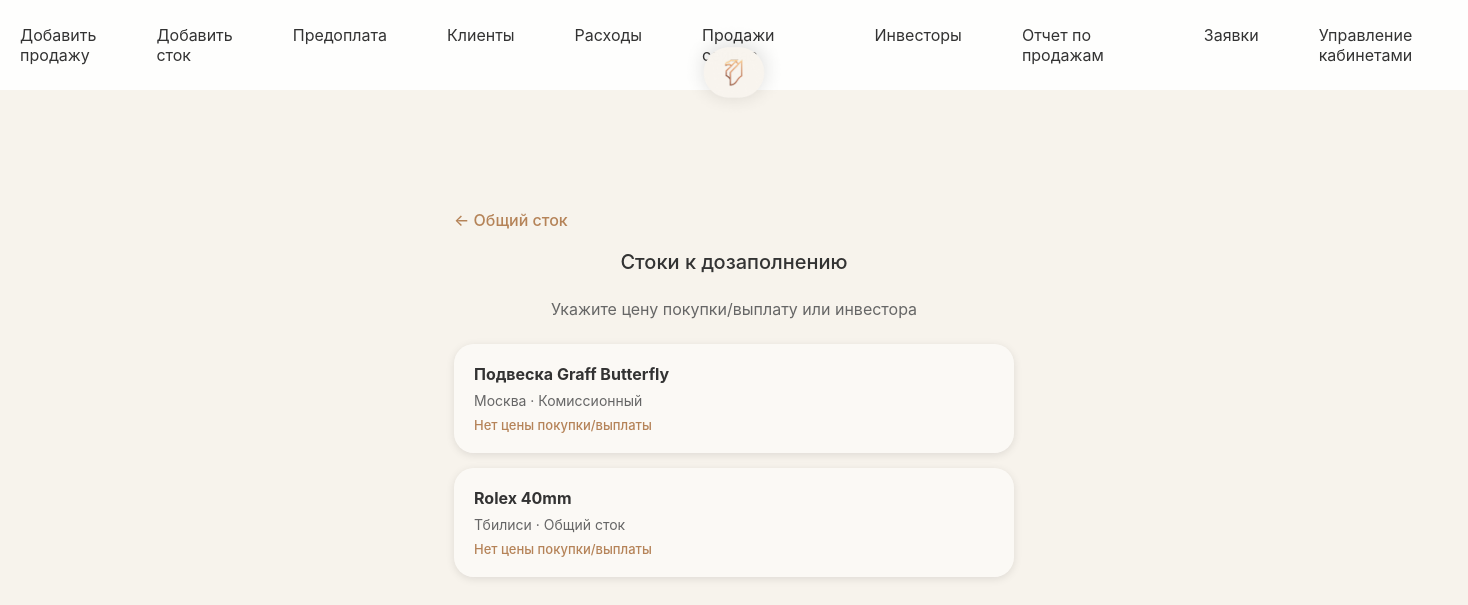
The page /stock_incomplete (signed in) on the database its author committed.
### app.py (models this page shows, shortened)
class StockItem(db.Model):
    id = db.Column(db.Integer, primary_key=True)
    city_id = db.Column(db.Integer, db.ForeignKey('city.id'), nullable=False)
    investor_id = db.Column(db.Integer, db.ForeignKey('investor.id'), nullable=True)
    client_id = db.Column(db.Integer, db.ForeignKey('client.id'), nullable=True)  # Для комиссионного стока (старое поле, оставляем для совместимости)
    client_full_name = db.Column(db.String(200), nullable=True)  # ФИО клиента для комиссионного стока
    client_phone = db.Column(db.String(50), nullable=True)
    client_instagram = db.Column(db.String(100), nullable=True)
    client_telegram = db.Column(db.String(100), nullable=True)
    client_email = db.Column(db.String(120), nullable=True)
    product_name = db.Column(db.String(200), nullable=False)
    reference = db.Column(db.String(200))
    item_year = db.Column(db.Integer, nullable=True)  # Год изделия (необязательное)
    buy_price = db.Column(db.Float, nullable=True)  # Покупка для общего стока, выплата для комиссионного
    expected_sell_price = db.Column(db.Float, nullable=False)
    quantity = db.Column(db.Integer, default=1)
    photo = db.Column(db.String(200))
    komplektatsiya = db.Column('komplektatsiya', db.String(50), nullable=True)  # Комплектация: Полный комплект, только часы, только коробка, только документы
    komissionnyy = db.Column(db.Boolean, default=False, nullable=False)  # Комиссионный товар
    category = db.Column(db.String(50), nullable=True)
    date_added = db.Column(db.DateTime, default=datetime.utcnow)
    sold = db.Column(db.Boolean, default=False, nullable=False)
    comment = db.Column(db.Text, nullable=True)  # Комментарий
    city = db.relationship('City', backref='stock_items')
    investor = db.relationship('Investor', backref='stock_items')
    client = db.relationship('Client', backref='stock_items')
    def needs_completion(self):
        if self.buy_price is None:
            return True
        if not self.komissionnyy and self.investor_id is None:
            return True
        return False

class City(db.Model):
    id = db.Column(db.Integer, primary_key=True)
    name = db.Column(db.String(100), unique=True, nullable=False)

### app.py (the view)
@app.route('/stock_incomplete')
@login_required
def stock_incomplete():
    if not session.get('is_admin'):
        flash('Доступ только для администратора', 'error')
        return redirect(url_for('stock'))
    all_unsold = StockItem.query.filter_by(sold=False).all()
    incomplete_items = [item for item in all_unsold if item.needs_completion()]
    return render_template('stock_incomplete.html', stock_items=incomplete_items)

### app.py (called while the page is built, shortened)
def login_required(f):
    @wraps(f)
    def decorated_function(*args, **kwargs):
        if 'user_id' not in session:
            flash('Пожалуйста, войдите в систему', 'error')
            return redirect(url_for('login'))
        user = get_current_user()
        if user and user.is_investor:
            allowed_routes = ['stock', 'investor_stock_detail', 'investor_stock_item_detail', 'my_sales_history', 'logout', 'uploaded_file']
            if f.__name__ not in allowed_routes:
                flash('Доступ запрещен', 'error')
                return redirect(url_for('stock'))
        return f(*args, **kwargs)
    return decorated_function

def get_current_user():
    if 'user_id' not in session:
        return None
    return User.query.get(session['user_id'])

### templates/stock_incomplete.html (shortened to what this page needs)
{% extends 'base.html' %}
{% block content %}
<div class="logo-icon">
    <a href="{{ url_for('stock') }}"><img src="{{ url_for('uploaded_file', filename='logo.png') }}" alt="Logo"></a>
</div>
<div class="incomplete-container">
    <a href="{{ url_for('stock') }}" class="back-link">← Общий сток</a>
    <h1 class="page-title">Стоки к дозаполнению</h1>
    <p style="text-align: center; color: #666; margin-bottom: 25px;">Укажите цену покупки/выплату или инвестора</p>
    {% if stock_items %}
        {% for item in stock_items %}
        <a href="{{ url_for('edit_stock', stock_id=item.id) }}" class="stock-item-card">
            <h3>{{ item.product_name }}</h3>
            <div class="stock-item-meta">
                {{ item.city.name if item.city else '' }}
                {% if item.komissionnyy %} · Комиссионный{% else %} · Общий сток{% endif %}
            </div>
            <div class="stock-item-missing">
                {% if item.buy_price is none %}Нет цены покупки/выплаты{% endif %}
            </div>
        </a>
        {% endfor %}
    {% else %}
        <div class="empty-state">Нет стоков к дозаполнению</div>
    {% endif %}
</div>
{% endblock %}

### templates/base.html (style rules this page uses)
* { margin: 0; padding: 0; box-sizing: border-box; }
body { font-family: -apple-system, BlinkMacSystemFont, 'Segoe UI', Roboto, Oxygen, Ubuntu, Cantarell, sans-serif; background: #F7F3EC; min-height: 100vh; }
img { max-height: 100px; border-radius: 4px; }

### templates/stock_incomplete.html (style rules this page uses)
.incomplete-container { max-width: 600px; margin: 0 auto; padding: 20px; padding-top: 150px; }
.logo-icon { position: fixed; top: 10px; left: 50%; transform: translateX(-50%); width: 120px; height: 120px; margin: 0; border-radius: 50%; display: flex; align-items: center; justify-content: center; z-index: 100; }
.logo-icon a { display: flex; align-items: center; justify-content: center; width: 100%; height: 100%; text-decoration: none; }
.logo-icon img { width: 100%; height: 100%; object-fit: contain; border-radius: 50%; cursor: pointer; }
.page-title { text-align: center; font-size: 20px; font-weight: 500; color: #333; margin-bottom: 25px; }
.back-link { display: inline-block; margin-bottom: 20px; color: #B58358; text-decoration: none; font-weight: 500; }
.stock-item-card { background: rgba(255, 255, 255, 0.5); border-radius: 20px; padding: 20px; margin-bottom: 15px; box-shadow: 0 2px 8px rgba(0,0,0,0.1); text-decoration: none; color: inherit; display: block; transition: background 0.2s; }
.stock-item-card h3 { margin: 0 0 8px 0; font-size: 16px; color: #333; }
.stock-item-meta { font-size: 14px; color: #666; margin-bottom: 8px; }
.stock-item-missing { font-size: 13px; color: #B58358; font-weight: 500; }
@media (min-width: 768px) { .incomplete-container { padding-top: 90px; } }

### rows shown on the page
StockItem: product_name "Подвеска Graff Butterfly", city "Москва", komissionnyy "· Комиссионный", shows "Нет цены покупки/выплаты"
StockItem: product_name "Rolex 40mm", city "Тбилиси", komissionnyy "· Общий сток", shows "Нет цены покупки/выплаты"
